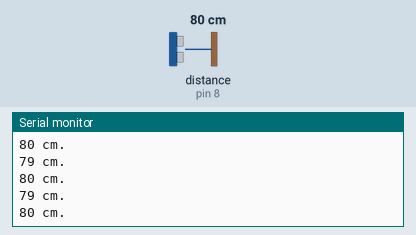
This sketch was run on a simulated Arduino Uno, built with avr-gcc and run on an emulated ATmega328P. Shown: the last lines printed to the serial monitor. Wiring (inferred from the names in the program): ultrasonic range finder: trigger pin 9; echo pin 8. The inputs (shaded band) are chosen by the test bench; at power-on: distance to the obstacle (sensor on pin 8) 80 cm. The echo pulse lasts 58.3 µs per cm.

Above: at 1.2 s.
1.3 s: distance to the obstacle (sensor on pin 8) set to 35 cm
At 2.4 s:
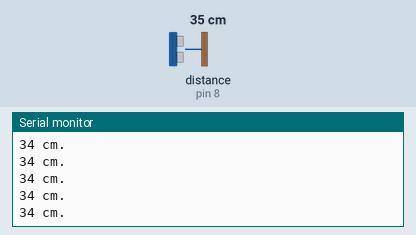
4.3 s: distance to the obstacle (sensor on pin 8) set to 27 cm
At 5.6 s:
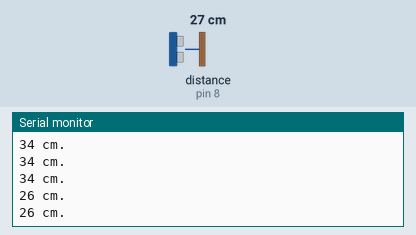
Timing chart, 0 to 7.3 s (numbered marks = the images above; inputs shaded):
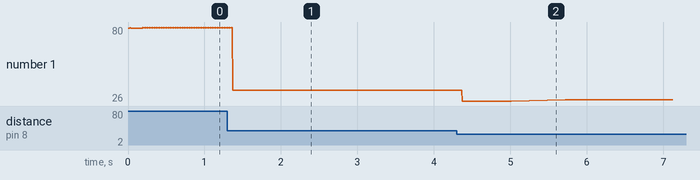

The sketch:

Buzzer_p1.ino
```cpp
#define trigPin 9
     #define echoPin 8

     int speakerPin = 7;
     int numTones = 10;
     int tones[ ] = {261, 277, 294, 311, 330, 349, 370, 392, 415, 440,466, 494};
                       // mid C C# D D# E F F# G G# A

     void setup()
        {   Serial.begin (9600);
            pinMode(trigPin, OUTPUT);
            pinMode(echoPin, INPUT);
        }

     void loop()
        {   long duracion, distancia ;
            digitalWrite(trigPin, LOW);        // Nos aseguramos de que el trigger está desactivado
            delayMicroseconds(2);              // Para asegurarnos de que el trigger esta LOW
            digitalWrite(trigPin, HIGH);       // Activamos el pulso de salida
            delayMicroseconds(10);             // Esperamos 10µs. El pulso sigue active este tiempo
            digitalWrite(trigPin, LOW);        // Cortamos el pulso y a esperar el echo
            duracion = pulseIn(echoPin, HIGH) ;
            distancia = duracion / 2 / 29.1  ;
            Serial.println(String(distancia) + " cm.") ;

            if ( distancia >30){
                noTone(speakerPin);
            }


        if (distancia < 30 && distancia >10){
               tone(speakerPin, tones[350 - distancia]);
               delay(700);
            }
            else {
              noTone(speakerPin);
              }
            if ( distancia < 10){
                tone(speakerPin, tones[400]);
                     delay(500);
            }
            else{
              noTone(speakerPin);
            }
        }
```

Measured:
- after the input at 1.3 s, the serial monitor: prints a new line after 0.07 s (image 1)
- after the input at 4.3 s, the serial monitor: prints a new line after 0.07 s (image 2)
- plotted number 1: 80 → 34 after the input at 1.3 s, 34 → 27 after the input at 4.3 s
